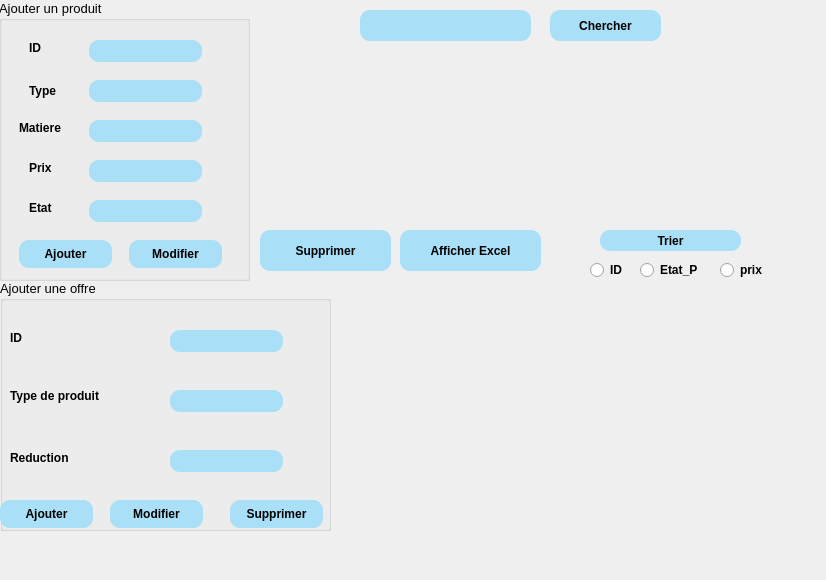
    <widget class="QWidget" name="tab_3">
     <property name="styleSheet">
      <string notr="true">#tab_3{
background-image:url(C:/Users/MAG-PC/OneDrive/Pictures/BG.png);}</string>
     </property>
     <attribute name="title">
      <string>Les Produits</string>
     </attribute>
     <widget class="QRadioButton" name="etat_radio_butt">
      <property name="geometry">
       <rect>
        <x>640</x>
        <y>260</y>
        <width>71</width>
        <height>20</height>
       </rect>
      </property>
      <property name="font">
       <font>
        <pointsize>9</pointsize>
        <weight>75</weight>
        <italic>false</italic>
        <bold>true</bold>
       </font>
      </property>
      <property name="text">
       <string>Etat_P</string>
      </property>
     </widget>
     <widget class="QPushButton" name="pushButton_5">
      <property name="geometry">
       <rect>
        <x>550</x>
        <y>10</y>
        <width>111</width>
        <height>31</height>
       </rect>
      </property>
      <property name="font">
       <font>
        <pointsize>9</pointsize>
        <weight>75</weight>
        <italic>false</italic>
        <bold>true</bold>
       </font>
      </property>
      <property name="styleSheet">
       <string notr="true">background-color: rgb(169, 223, 247);
color:rgb(0,0,0);
border-radius:10px;</string>
      </property>
      <property name="text">
       <string>Chercher</string>
      </property>
     </widget>
     <widget class="QRadioButton" name="prix_radio_butt">
      <property name="geometry">
       <rect>
        <x>720</x>
        <y>260</y>
        <width>97</width>
        <height>20</height>
       </rect>
      </property>
      <property name="font">
       <font>
        <pointsize>9</pointsize>
        <weight>75</weight>
        <italic>false</italic>
        <bold>true</bold>
       </font>
      </property>
      <property name="text">
       <string>prix</string>
      </property>
     </widget>
     <widget class="QPushButton" name="pushButton_14">
      <property name="geometry">
       <rect>
        <x>600</x>
        <y>230</y>
        <width>141</width>
        <height>21</height>
       </rect>
      </property>
      <property name="font">
       <font>
        <pointsize>9</pointsize>
        <weight>75</weight>
        <italic>false</italic>
        <bold>true</bold>
       </font>
      </property>
      <property name="styleSheet">
       <string notr="true">background-color: rgb(169, 223, 247);
color:rgb(0,0,0);
border-radius:10px;

</string>
      </property>
      <property name="text">
       <string>Trier</string>
      </property>
     </widget>
     <widget class="QTreeView" name="treeView_2">
      <property name="geometry">
       <rect>
        <x>350</x>
        <y>300</y>
        <width>431</width>
        <height>231</height>
       </rect>
      </property>
      <property name="styleSheet">
       <string notr="true">background-color: transparent;</string>
      </property>
     </widget>
     <widget class="QGroupBox" name="groupBox_3">
      <property name="geometry">
       <rect>
        <x>-1</x>
        <y>0</y>
        <width>251</width>
        <height>281</height>
       </rect>
      </property>
      <property name="font">
       <font>
        <pointsize>10</pointsize>
        <weight>50</weight>
        <italic>false</italic>
        <bold>false</bold>
       </font>
      </property>
      <property name="styleSheet">
       <string notr="true">border-color = rgb(0, 0, 127) ;
border-raduis = 10px;</string>
      </property>
      <property name="title">
       <string>Ajouter un produit</string>
      </property>
      <widget class="QLabel" name="label_7">
       <property name="geometry">
        <rect>
         <x>30</x>
         <y>40</y>
         <width>56</width>
         <height>16</height>
        </rect>
       </property>
       <property name="font">
        <font>
         <pointsize>9</pointsize>
         <weight>75</weight>
         <bold>true</bold>
        </font>
       </property>
       <property name="text">
        <string>ID</string>
       </property>
      </widget>
      <widget class="QLabel" name="label_8">
       <property name="geometry">
        <rect>
         <x>30</x>
         <y>80</y>
         <width>56</width>
         <height>21</height>
        </rect>
       </property>
       <property name="font">
        <font>
         <pointsize>9</pointsize>
         <weight>75</weight>
         <bold>true</bold>
        </font>
       </property>
       <property name="text">
        <string>Type</string>
       </property>
      </widget>
      <widget class="QLabel" name="label_9">
       <property name="geometry">
        <rect>
         <x>20</x>
         <y>120</y>
         <width>61</width>
         <height>16</height>
        </rect>
       </property>
       <property name="font">
        <font>
         <pointsize>9</pointsize>
         <weight>75</weight>
         <bold>true</bold>
        </font>
       </property>
       <property name="text">
        <string>Matiere</string>
       </property>
      </widget>
      <widget class="QLabel" name="label_10">
       <property name="geometry">
        <rect>
         <x>30</x>
         <y>160</y>
         <width>56</width>
         <height>16</height>
        </rect>
       </property>
       <property name="font">
        <font>
         <pointsize>9</pointsize>
         <weight>75</weight>
         <bold>true</bold>
        </font>
       </property>
       <property name="text">
        <string>Prix</string>
       </property>
      </widget>
      <widget class="QLabel" name="label_11">
       <property name="geometry">
        <rect>
         <x>30</x>
         <y>200</y>
         <width>56</width>
         <height>16</height>
        </rect>
       </property>
       <property name="font">
        <font>
         <pointsize>9</pointsize>
         <weight>75</weight>
         <bold>true</bold>
        </font>
       </property>
       <property name="text">
        <string>Etat</string>
       </property>
      </widget>
      <widget class="QLineEdit" name="id_prod">
       <property name="geometry">
        <rect>
         <x>90</x>
         <y>40</y>
         <width>113</width>
         <height>22</height>
        </rect>
       </property>
       <property name="styleSheet">
        <string notr="true">background-color: rgb(169, 223, 247);
color:rgb(0,0,0);
border-radius:10px;

</string>
       </property>
       <property name="text">
        <string/>
       </property>
      </widget>
      <widget class="QLineEdit" name="type_prod">
       <property name="geometry">
        <rect>
         <x>90</x>
         <y>80</y>
         <width>113</width>
         <height>22</height>
        </rect>
       </property>
       <property name="styleSheet">
        <string notr="true">background-color: rgb(169, 223, 247);
color:rgb(0,0,0);

color: rgb(0, 85, 0);

border-radius:10px;
width: 0px;
height: 8000px;</string>
       </property>
      </widget>
      <widget class="QLineEdit" name="matiere_prod">
       <property name="geometry">
        <rect>
         <x>90</x>
         <y>120</y>
         <width>113</width>
         <height>22</height>
        </rect>
       </property>
       <property name="styleSheet">
        <string notr="true">background-color: rgb(169, 223, 247);
color:rgb(0,0,0);

color: rgb(0, 85, 0);

border-radius:10px;
width: 0px;
height: 8000px;
</string>
       </property>
      </widget>
      <widget class="QLineEdit" name="prix_prod">
       <property name="geometry">
        <rect>
         <x>90</x>
         <y>160</y>
         <width>113</width>
         <height>22</height>
        </rect>
       </property>
       <property name="styleSheet">
        <string notr="true">background-color: rgb(169, 223, 247);
color:rgb(0,0,0);

color: rgb(0, 85, 0);

border-radius:10px;
width: 0px;
height: 8000px;</string>
       </property>
      </widget>
      <widget class="QLineEdit" name="etat_prod">
       <property name="geometry">
        <rect>
         <x>90</x>
         <y>200</y>
         <width>113</width>
         <height>22</height>
        </rect>
       </property>
       <property name="styleSheet">
        <string notr="true">background-color: rgb(169, 223, 247);
color:rgb(0,0,0);

color: rgb(0, 85, 0);

border-radius:10px;
width: 0px;
height: 8000px;</string>
       </property>
      </widget>
      <widget class="QPushButton" name="pushButton_2">
       <property name="geometry">
        <rect>
         <x>20</x>
         <y>240</y>
         <width>93</width>
         <height>28</height>
        </rect>
       </property>
       <property name="font">
        <font>
         <pointsize>9</pointsize>
         <weight>75</weight>
         <bold>true</bold>
        </font>
       </property>
       <property name="styleSheet">
        <string notr="true">background-color: rgb(169, 223, 247);
color:rgb(0,0,0);
border-radius:10px;</string>
       </property>
       <property name="text">
        <string>Ajouter</string>
       </property>
      </widget>
      <widget class="QPushButton" name="pushButton_6">
       <property name="geometry">
        <rect>
         <x>130</x>
         <y>240</y>
         <width>93</width>
         <height>28</height>
        </rect>
       </property>
       <property name="font">
        <font>
         <pointsize>9</pointsize>
         <weight>75</weight>
         <italic>false</italic>
         <bold>true</bold>
        </font>
       </property>
       <property name="styleSheet">
        <string notr="true">background-color: rgb(169, 223, 247);
color:rgb(0,0,0);
border-radius:10px;</string>
       </property>
       <property name="text">
        <string>Modifier</string>
       </property>
      </widget>
     </widget>
     <widget class="QLineEdit" name="recherche_prod">
      <property name="geometry">
       <rect>
        <x>360</x>
        <y>10</y>
        <width>171</width>
        <height>31</height>
       </rect>
      </property>
      <property name="font">
       <font>
        <pointsize>10</pointsize>
        <weight>75</weight>
        <italic>false</italic>
        <bold>true</bold>
        <underline>false</underline>
        <strikeout>false</strikeout>
        <kerning>true</kerning>
       </font>
      </property>
      <property name="styleSheet">
       <string notr="true">background-color: rgb(169, 223, 247);

border-color:rgb(0,129,233);

border-radius:10px;
width: 0px;
height: 8000px;</string>
      </property>
      <property name="text">
       <string/>
      </property>
     </widget>
     <widget class="QGroupBox" name="groupBox_5">
      <property name="geometry">
       <rect>
        <x>0</x>
        <y>280</y>
        <width>331</width>
        <height>251</height>
       </rect>
      </property>
      <property name="font">
       <font>
        <pointsize>10</pointsize>
        <weight>50</weight>
        <italic>false</italic>
        <bold>false</bold>
       </font>
      </property>
      <property name="title">
       <string>Ajouter une offre</string>
      </property>
      <widget class="QLabel" name="label_12">
       <property name="geometry">
        <rect>
         <x>10</x>
         <y>50</y>
         <width>56</width>
         <height>16</height>
        </rect>
       </property>
       <property name="font">
        <font>
         <pointsize>9</pointsize>
         <weight>75</weight>
         <italic>false</italic>
         <bold>true</bold>
        </font>
       </property>
       <property name="text">
        <string>ID</string>
       </property>
      </widget>
      <widget class="QLabel" name="label_13">
       <property name="geometry">
        <rect>
         <x>10</x>
         <y>170</y>
         <width>91</width>
         <height>16</height>
        </rect>
       </property>
       <property name="font">
        <font>
         <pointsize>9</pointsize>
         <weight>75</weight>
         <italic>false</italic>
         <bold>true</bold>
        </font>
       </property>
       <property name="text">
        <string>Reduction</string>
       </property>
      </widget>
      <widget class="QLabel" name="label_14">
       <property name="geometry">
        <rect>
         <x>10</x>
         <y>100</y>
         <width>161</width>
         <height>31</height>
        </rect>
       </property>
       <property name="font">
        <font>
         <pointsize>9</pointsize>
         <weight>75</weight>
         <italic>false</italic>
         <bold>true</bold>
        </font>
       </property>
       <property name="text">
        <string>Type de produit</string>
       </property>
      </widget>
      <widget class="QLineEdit" name="id_offre">
       <property name="geometry">
        <rect>
         <x>170</x>
         <y>50</y>
         <width>113</width>
         <height>22</height>
        </rect>
       </property>
       <property name="styleSheet">
        <string notr="true">background-color: rgb(169, 223, 247);
color:rgb(0,0,0);

color: rgb(0, 85, 0);

border-radius:10px;
width: 0px;
height: 8000px;</string>
       </property>
      </widget>
      <widget class="QLineEdit" name="type_offre">
       <property name="geometry">
        <rect>
         <x>170</x>
         <y>110</y>
         <width>113</width>
         <height>22</height>
        </rect>
       </property>
       <property name="styleSheet">
        <string notr="true">background-color: rgb(169, 223, 247);
color:rgb(0,0,0);

color: rgb(0, 85, 0);

border-radius:10px;
width: 0px;
height: 8000px;</string>
       </property>
      </widget>
      <widget class="QLineEdit" name="reduc_offre">
       <property name="geometry">
        <rect>
         <x>170</x>
         <y>170</y>
         <width>113</width>
         <height>22</height>
        </rect>
       </property>
       <property name="styleSheet">
        <string notr="true">background-color: rgb(169, 223, 247);
color:rgb(0,0,0);

color: rgb(0, 85, 0);

border-radius:10px;
width: 0px;
height: 8000px;</string>
       </property>
      </widget>
      <widget class="QPushButton" name="pushButton">
       <property name="geometry">
        <rect>
         <x>0</x>
         <y>220</y>
         <width>93</width>
         <height>28</height>
        </rect>
       </property>
       <property name="font">
        <font>
         <pointsize>9</pointsize>
         <weight>75</weight>
         <italic>false</italic>
         <bold>true</bold>
        </font>
       </property>
       <property name="styleSheet">
        <string notr="true">background-color: rgb(169, 223, 247);
color:rgb(0,0,0);
border-radius:10px;</string>
       </property>
       <property name="text">
        <string>Ajouter</string>
       </property>
      </widget>
      <widget class="QPushButton" name="pushButton_3">
       <property name="geometry">
        <rect>
         <x>110</x>
         <y>220</y>
         <width>93</width>
         <height>28</height>
        </rect>
       </property>
       <property name="font">
        <font>
         <pointsize>9</pointsize>
         <weight>75</weight>
         <italic>false</italic>
         <bold>true</bold>
        </font>
       </property>
       <property name="styleSheet">
        <string notr="true">background-color: rgb(169, 223, 247);
color:rgb(0,0,0);
border-radius:10px;</string>
       </property>
       <property name="text">
        <string>Modifier</string>
       </property>
      </widget>
      <widget class="QPushButton" name="pushButton_4">
       <property name="geometry">
        <rect>
         <x>230</x>
         <y>220</y>
         <width>93</width>
         <height>28</height>
        </rect>
       </property>
       <property name="font">
        <font>
         <pointsize>9</pointsize>
         <weight>75</weight>
         <italic>false</italic>
         <bold>true</bold>
        </font>
       </property>
       <property name="styleSheet">
        <string notr="true">background-color: rgb(169, 223, 247);
color:rgb(0,0,0);
border-radius:10px;</string>
       </property>
       <property name="text">
        <string>Supprimer</string>
       </property>
      </widget>
     </widget>
     <widget class="QPushButton" name="pushButton_15">
      <property name="geometry">
       <rect>
        <x>400</x>
        <y>230</y>
        <width>141</width>
        <height>41</height>
       </rect>
      </property>
      <property name="font">
       <font>
        <weight>75</weight>
        <bold>true</bold>
       </font>
      </property>
      <property name="styleSheet">
       <string notr="true">background-color: rgb(169, 223, 247);
color:rgb(0,0,0);
border-radius:10px;</string>
      </property>
      <property name="text">
       <string>Afficher Excel</string>
      </property>
     </widget>
     <widget class="QTreeView" name="treeView">
      <property name="geometry">
       <rect>
        <x>270</x>
        <y>50</y>
        <width>511</width>
        <height>161</height>
       </rect>
      </property>
      <property name="font">
       <font>
        <pointsize>9</pointsize>
        <weight>50</weight>
        <italic>false</italic>
        <bold>false</bold>
        <kerning>true</kerning>
       </font>
      </property>
      <property name="styleSheet">
       <string notr="true">background-color: transparent;
border-color: transparent;</string>
      </property>
     </widget>
     <widget class="QPushButton" name="pushButton_7">
      <property name="geometry">
       <rect>
        <x>260</x>
        <y>230</y>
        <width>131</width>
        <height>41</height>
       </rect>
      </property>
      <property name="font">
       <font>
        <pointsize>9</pointsize>
        <weight>75</weight>
        <italic>false</italic>
        <bold>true</bold>
       </font>
      </property>
      <property name="styleSheet">
       <string notr="true">background-color: rgb(169, 223, 247);
color:rgb(0,0,0);
border-radius:10px;border-raduis=10px</string>
      </property>
      <property name="text">
       <string>Supprimer</string>
      </property>
     </widget>
     <widget class="QRadioButton" name="id_radio_butt">
      <property name="geometry">
       <rect>
        <x>590</x>
        <y>260</y>
        <width>41</width>
        <height>20</height>
       </rect>
      </property>
      <property name="font">
       <font>
        <pointsize>9</pointsize>
        <weight>75</weight>
        <italic>false</italic>
        <bold>true</bold>
       </font>
      </property>
      <property name="text">
       <string>ID</string>
      </property>
     </widget>
     <widget class="QLabel" name="label_17">
      <property name="geometry">
       <rect>
        <x>-5</x>
        <y>-5</y>
        <width>791</width>
        <height>571</height>
       </rect>
      </property>
      <property name="styleSheet">
       <string notr="true">background-image:url(C:/Users/rania/OneDrive/Bureau/BG.png);</string>
      </property>
      <property name="text">
       <string/>
      </property>
     </widget>
     <zorder>label_17</zorder>
     <zorder>etat_radio_butt</zorder>
     <zorder>pushButton_5</zorder>
     <zorder>prix_radio_butt</zorder>
     <zorder>pushButton_14</zorder>
     <zorder>treeView_2</zorder>
     <zorder>groupBox_3</zorder>
     <zorder>recherche_prod</zorder>
     <zorder>groupBox_5</zorder>
     <zorder>pushButton_15</zorder>
     <zorder>treeView</zorder>
     <zorder>pushButton_7</zorder>
     <zorder>id_radio_butt</zorder>
    </widget>
